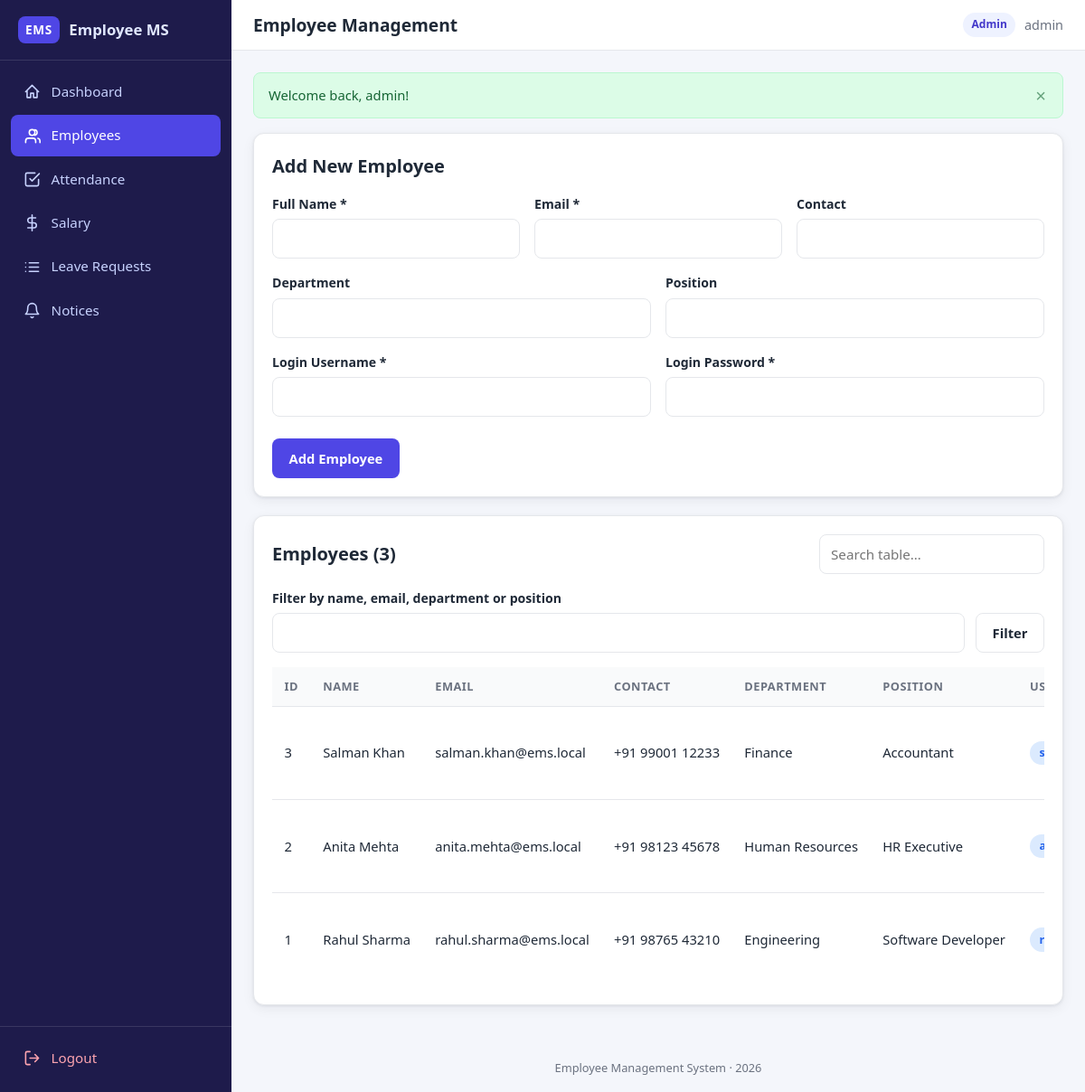
Page /admin/employees.php (signed in) on the committed database.
### tables this page shows
CREATE TABLE employee (
    emp_id     INT AUTO_INCREMENT PRIMARY KEY,
    name       VARCHAR(120) NOT NULL,
    email      VARCHAR(150) NOT NULL,
    contact    VARCHAR(30)  DEFAULT NULL,
    department VARCHAR(100) DEFAULT NULL,
    position   VARCHAR(100) DEFAULT NULL,
    user_id    INT NOT NULL UNIQUE,
    CONSTRAINT fk_employee_user FOREIGN KEY (user_id)
        REFERENCES users (user_id) ON DELETE CASCADE
);

### config.php (called while the page is built, shortened)
<?php
function e(?string $value): string
{
    return htmlspecialchars((string) $value, ENT_QUOTES, 'UTF-8');
}

### admin/employees.php (the view, shortened to what this page needs)
<?php
require_once dirname(__DIR__) . '/config.php';
$perPage    = 8;
$editing = null;
$search = trim((string) ($_GET['q'] ?? ''));
$page   = max(1, (int) ($_GET['page'] ?? 1));
$where  = '';
$params = [];
$countStmt = $pdo->prepare("SELECT COUNT(*) FROM employee e {$where}");
$countStmt->execute($params);
$totalRows  = (int) $countStmt->fetchColumn();
$totalPages = max(1, (int) ceil($totalRows / $perPage));
$page       = min($page, $totalPages);
$offset     = ($page - 1) * $perPage;
$listStmt = $pdo->prepare(
    "SELECT e.*, u.username
     FROM employee e JOIN users u ON u.user_id = e.user_id
     {$where}
     ORDER BY e.emp_id DESC
     LIMIT {$perPage} OFFSET {$offset}"
);
$listStmt->execute($params);
$employees = $listStmt->fetchAll();
require dirname(__DIR__) . '/includes/header.php';
?>
<div class="card">
    <div class="card-header">
        <h2><?= $editing ? 'Edit Employee' : 'Add New Employee' ?></h2>
    </div>
    <form method="post" action="employees.php" data-validate>
        <div class="form-row">
            <div class="form-group">
                <label for="name">Full Name *</label>
                <input type="text" id="name" name="name" required maxlength="120"
                       value="<?= e($editing['name'] ?? '') ?>">
            </div>
            <div class="form-group">
                <label for="email">Email *</label>
                <input type="email" id="email" name="email" required maxlength="150"
                       value="<?= e($editing['email'] ?? '') ?>">
            </div>
            <div class="form-group">
                <label for="contact">Contact</label>
                <input type="text" id="contact" name="contact" maxlength="30"
                       value="<?= e($editing['contact'] ?? '') ?>">
            </div>
        </div>
        <div class="form-row">
            <div class="form-group">
                <label for="department">Department</label>
                <input type="text" id="department" name="department" maxlength="100"
                       value="<?= e($editing['department'] ?? '') ?>">
            </div>
            <div class="form-group">
                <label for="position">Position</label>
                <input type="text" id="position" name="position" maxlength="100"
                       value="<?= e($editing['position'] ?? '') ?>">
            </div>
        </div>
        <?php if (!$editing): ?>
            <div class="form-row">
                <div class="form-group">
                    <label for="username">Login Username *</label>
                    <input type="text" id="username" name="username" required maxlength="80"
                           pattern="[A-Za-z0-9_.\-]+" value="<?= e($_POST['username'] ?? '') ?>">
                </div>
                <div class="form-group">
                    <label for="password">Login Password *</label>
                    <input type="password" id="password" name="password" required minlength="6">
                </div>
            </div>
        <?php endif; ?>
        <div class="form-actions">
            <button type="submit" class="btn btn-primary"><?= $editing ? 'Update Employee' : 'Add Employee' ?></button>
        </div>
    </form>
</div>
<div class="card">
    <div class="card-header">
        <h2>Employees (<?= $totalRows ?>)</h2>
        <div class="form-group" style="margin:0; min-width:220px;">
            <input type="search" placeholder="Search table…" data-table-search="#employeeTable" aria-label="Search employees">
        </div>
    </div>
    <form class="filters" method="get" action="employees.php">
        <div class="form-group">
            <label for="q">Filter by name, email, department or position</label>
            <input type="text" id="q" name="q" value="<?= e($search) ?>" maxlength="80">
        </div>
        <button type="submit" class="btn btn-secondary">Filter</button>
    </form>
    <div class="table-wrap">
        <table id="employeeTable">
            <thead>
                <tr>
                    <th>ID</th><th>Name</th><th>Email</th><th>Contact</th>
                    <th>Department</th><th>Position</th><th>Username</th><th>Actions</th>
                </tr>
            </thead>
            <tbody>
                <?php foreach ($employees as $emp): ?>
                    <tr>
                        <td><?= (int) $emp['emp_id'] ?></td>
                        <td><?= e($emp['name']) ?></td>
                        <td><?= e($emp['email']) ?></td>
                        <td><?= e($emp['contact']) ?></td>
                        <td><?= e($emp['department']) ?></td>
                        <td><?= e($emp['position']) ?></td>
                        <td><span class="badge badge-blue"><?= e($emp['username']) ?></span></td>
                    </tr>
                <?php endforeach; ?>
            </tbody>
        </table>
    </div>
</div>
<?php require dirname(__DIR__) . '/includes/footer.php'; ?>

### assets/style.css (style rules this page uses)
:root { --primary: #4f46e5; --primary-dark: #4338ca; --primary-light: #eef2ff; --sidebar-bg: #1e1b4b; --sidebar-hover: #312e81; --bg: #f4f6fb; --card-bg: #ffffff; --text: #1f2937; --text-muted: #6b7280; --border: #e5e7eb; --green: #16a34a; --green-bg: #dcfce7; --red: #dc2626; --red-bg: #fee2e2; --yellow: #b45309; --yellow-bg: #fef3c7; --blue: #2563eb; --blue-bg: #dbeafe; --radius: 12px; --shadow: 0 1px 3px rgba(15, 23, 42, 0.08), 0 4px 14px rgba(15, 23, 42, 0.06); --sidebar-w: 256px; }
* { margin: 0; padding: 0; box-sizing: border-box; }
html { -webkit-text-size-adjust: 100%; }
body { font-family: "Segoe UI", system-ui, -apple-system, Roboto, "Helvetica Neue", Arial, sans-serif; background: var(--bg); color: var(--text); line-height: 1.55; min-height: 100vh; }
h2 { font-size: 1.25rem; margin-bottom: 0.75rem; }
.card { background: var(--card-bg); border: 1px solid var(--border); border-radius: var(--radius); box-shadow: var(--shadow); padding: 1.25rem; margin-bottom: 1.25rem; }
.card-header { display: flex; align-items: center; justify-content: space-between; flex-wrap: wrap; gap: 0.75rem; margin-bottom: 1rem; }
.card-header h2 { margin-bottom: 0; }
.table-wrap { overflow-x: auto; -webkit-overflow-scrolling: touch; }
table { width: 100%; border-collapse: collapse; font-size: 0.92rem; min-width: 560px; }
th, td { text-align: left; padding: 0.7rem 0.85rem; border-bottom: 1px solid var(--border); white-space: nowrap; }
th { background: #f9fafb; color: var(--text-muted); font-weight: 600; font-size: 0.8rem; text-transform: uppercase; letter-spacing: 0.04em; }
tbody tr:last-child td { border-bottom: none; }
.badge { display: inline-block; padding: 0.22rem 0.65rem; border-radius: 999px; font-size: 0.78rem; font-weight: 600; }
.badge-blue { background: var(--blue-bg); color: var(--blue); }
.btn { display: inline-flex; align-items: center; justify-content: center; gap: 0.4rem; min-height: 44px; padding: 0.55rem 1.1rem; border: 1px solid transparent; border-radius: 8px; font-size: 0.92rem; font-weight: 600; font-family: inherit; cursor: pointer; transition: background 0.15s ease, border-color 0.15s ease; }
.btn-primary { background: var(--primary); color: #fff; }
.btn-secondary { background: #fff; color: var(--text); border-color: var(--border); }
.form-group { margin-bottom: 1rem; }
.form-group label { display: block; font-weight: 600; font-size: 0.88rem; margin-bottom: 0.35rem; }
.form-group input, .form-group select, .form-group textarea { width: 100%; min-height: 44px; padding: 0.6rem 0.75rem; border: 1px solid var(--border); border-radius: 8px; font-size: 0.95rem; font-family: inherit; background: #fff; color: var(--text); transition: border-color 0.15s ease, box-shadow 0.15s ease; }
.form-row { display: grid; grid-template-columns: repeat(auto-fit, minmax(200px, 1fr)); gap: 1rem; }
.form-actions { display: flex; gap: 0.75rem; flex-wrap: wrap; margin-top: 0.5rem; }
.filters { display: flex; flex-wrap: wrap; gap: 0.75rem; align-items: flex-end; margin-bottom: 1rem; }
.filters .form-group { margin-bottom: 0; min-width: 160px; flex: 1; }
.filters .btn { flex-shrink: 0; }

### rows in the picture
employee: emp_id "3", name "Salman Khan", email "salman.khan@ems.local", contact "+91 99001 12233", department "Finance", position "Accountant"
employee: emp_id "2", name "Anita Mehta", email "anita.mehta@ems.local", contact "+91 98123 45678", department "Human Resources", position "HR Executive"
employee: emp_id "1", name "Rahul Sharma", email "rahul.sharma@ems.local", contact "+91 98765 43210", department "Engineering", position "Software Developer"

### other values in the picture
$label "Dashboard"
$label "Employees"
$label "Attendance"
$label "Salary"
$label "Leave Requests"
$label "Notices"
$page_title "Employee Management"
$role "Admin"
$_SESSION['username'] "admin"
$flash['message'] "Welcome back, admin!"
$totalRows "3"
